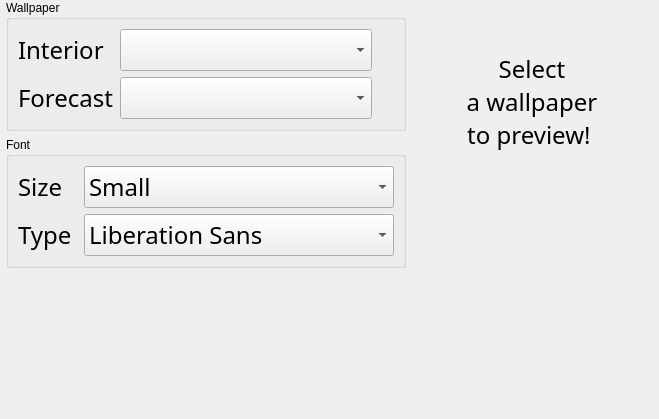
             <widget class="QWidget" name="theme_scroll_widgets">
              <property name="geometry">
               <rect>
                <x>0</x>
                <y>0</y>
                <width>659</width>
                <height>419</height>
               </rect>
              </property>
              <layout class="QVBoxLayout" name="verticalLayout_9">
               <property name="leftMargin">
                <number>0</number>
               </property>
               <property name="topMargin">
                <number>0</number>
               </property>
               <property name="rightMargin">
                <number>0</number>
               </property>
               <property name="bottomMargin">
                <number>0</number>
               </property>
               <item>
                <layout class="QHBoxLayout" name="theme_layout" stretch="0,1">
                 <property name="spacing">
                  <number>0</number>
                 </property>
                 <item>
                  <layout class="QVBoxLayout" name="theme_options_layout">
                   <property name="sizeConstraint">
                    <enum>QLayout::SetMinimumSize</enum>
                   </property>
                   <item>
                    <widget class="QFrame" name="frame">
                     <property name="maximumSize">
                      <size>
                       <width>400</width>
                       <height>16777215</height>
                      </size>
                     </property>
                     <property name="frameShape">
                      <enum>QFrame::NoFrame</enum>
                     </property>
                     <property name="frameShadow">
                      <enum>QFrame::Raised</enum>
                     </property>
                     <layout class="QVBoxLayout" name="verticalLayout">
                      <property name="leftMargin">
                       <number>0</number>
                      </property>
                      <property name="topMargin">
                       <number>0</number>
                      </property>
                      <property name="rightMargin">
                       <number>0</number>
                      </property>
                      <property name="bottomMargin">
                       <number>0</number>
                      </property>
                      <item>
                       <widget class="QGroupBox" name="wallpaper_box">
                        <property name="title">
                         <string>Wallpaper</string>
                        </property>
                        <layout class="QFormLayout" name="formLayout_5">
                         <item row="0" column="0">
                          <widget class="QLabel" name="interior_background_label">
                           <property name="sizePolicy">
                            <sizepolicy hsizetype="Preferred" vsizetype="MinimumExpanding">
                             <horstretch>0</horstretch>
                             <verstretch>0</verstretch>
                            </sizepolicy>
                           </property>
                           <property name="font">
                            <font>
                             <family>Franzo</family>
                             <pointsize>18</pointsize>
                            </font>
                           </property>
                           <property name="text">
                            <string>Interior</string>
                           </property>
                           <property name="wordWrap">
                            <bool>true</bool>
                           </property>
                          </widget>
                         </item>
                         <item row="0" column="1">
                          <widget class="QComboBox" name="interior_background_cbox">
                           <property name="sizePolicy">
                            <sizepolicy hsizetype="MinimumExpanding" vsizetype="Fixed">
                             <horstretch>0</horstretch>
                             <verstretch>0</verstretch>
                            </sizepolicy>
                           </property>
                           <property name="maximumSize">
                            <size>
                             <width>252</width>
                             <height>16777215</height>
                            </size>
                           </property>
                           <property name="font">
                            <font>
                             <family>Franzo</family>
                             <pointsize>18</pointsize>
                            </font>
                           </property>
                           <property name="sizeAdjustPolicy">
                            <enum>QComboBox::AdjustToMinimumContentsLength</enum>
                           </property>
                          </widget>
                         </item>
                         <item row="1" column="0">
                          <widget class="QLabel" name="forecast_background_label">
                           <property name="sizePolicy">
                            <sizepolicy hsizetype="Preferred" vsizetype="MinimumExpanding">
                             <horstretch>0</horstretch>
                             <verstretch>0</verstretch>
                            </sizepolicy>
                           </property>
                           <property name="font">
                            <font>
                             <family>Franzo</family>
                             <pointsize>18</pointsize>
                            </font>
                           </property>
                           <property name="text">
                            <string>Forecast</string>
                           </property>
                           <property name="wordWrap">
                            <bool>true</bool>
                           </property>
                          </widget>
                         </item>
                         <item row="1" column="1">
                          <widget class="QComboBox" name="forecast_background_cbox">
                           <property name="sizePolicy">
                            <sizepolicy hsizetype="MinimumExpanding" vsizetype="Fixed">
                             <horstretch>0</horstretch>
                             <verstretch>0</verstretch>
                            </sizepolicy>
                           </property>
                           <property name="maximumSize">
                            <size>
                             <width>252</width>
                             <height>16777215</height>
                            </size>
                           </property>
                           <property name="font">
                            <font>
                             <family>Franzo</family>
                             <pointsize>18</pointsize>
                            </font>
                           </property>
                          </widget>
                         </item>
                        </layout>
                       </widget>
                      </item>
                      <item>
                       <widget class="QGroupBox" name="font_box">
                        <property name="title">
                         <string>Font</string>
                        </property>
                        <layout class="QFormLayout" name="formLayout_4">
                         <item row="0" column="0">
                          <widget class="QLabel" name="font_scaling_label">
                           <property name="minimumSize">
                            <size>
                             <width>60</width>
                             <height>0</height>
                            </size>
                           </property>
                           <property name="font">
                            <font>
                             <family>Franzo</family>
                             <pointsize>18</pointsize>
                            </font>
                           </property>
                           <property name="text">
                            <string>Size</string>
                           </property>
                          </widget>
                         </item>
                         <item row="0" column="1">
                          <widget class="QComboBox" name="font_scaling_cbox">
                           <property name="sizePolicy">
                            <sizepolicy hsizetype="MinimumExpanding" vsizetype="Fixed">
                             <horstretch>0</horstretch>
                             <verstretch>0</verstretch>
                            </sizepolicy>
                           </property>
                           <property name="font">
                            <font>
                             <family>Franzo</family>
                             <pointsize>18</pointsize>
                            </font>
                           </property>
                           <property name="frame">
                            <bool>true</bool>
                           </property>
                           <item>
                            <property name="text">
                             <string>Small</string>
                            </property>
                           </item>
                           <item>
                            <property name="text">
                             <string>Medium</string>
                            </property>
                           </item>
                           <item>
                            <property name="text">
                             <string>Large</string>
                            </property>
                           </item>
                          </widget>
                         </item>
                         <item row="1" column="0">
                          <widget class="QLabel" name="font_type_label">
                           <property name="font">
                            <font>
                             <family>Franzo</family>
                             <pointsize>18</pointsize>
                            </font>
                           </property>
                           <property name="text">
                            <string>Type</string>
                           </property>
                          </widget>
                         </item>
                         <item row="1" column="1">
                          <widget class="QFontComboBox" name="font_cbox">
                           <property name="sizePolicy">
                            <sizepolicy hsizetype="MinimumExpanding" vsizetype="Fixed">
                             <horstretch>0</horstretch>
                             <verstretch>0</verstretch>
                            </sizepolicy>
                           </property>
                           <property name="font">
                            <font>
                             <family>Franzo</family>
                             <pointsize>18</pointsize>
                            </font>
                           </property>
                           <property name="editable">
                            <bool>false</bool>
                           </property>
                          </widget>
                         </item>
                        </layout>
                       </widget>
                      </item>
                     </layout>
                    </widget>
                   </item>
                   <item>
                    <spacer name="verticalSpacer">
                     <property name="orientation">
                      <enum>Qt::Vertical</enum>
                     </property>
                     <property name="sizeHint" stdset="0">
                      <size>
                       <width>20</width>
                       <height>40</height>
                      </size>
                     </property>
                    </spacer>
                   </item>
                  </layout>
                 </item>
                 <item>
                  <widget class="QLabel" name="preview_label">
                   <property name="sizePolicy">
                    <sizepolicy hsizetype="Fixed" vsizetype="Fixed">
                     <horstretch>0</horstretch>
                     <verstretch>0</verstretch>
                    </sizepolicy>
                   </property>
                   <property name="minimumSize">
                    <size>
                     <width>240</width>
                     <height>380</height>
                    </size>
                   </property>
                   <property name="font">
                    <font>
                     <family>Franzo</family>
                     <pointsize>18</pointsize>
                    </font>
                   </property>
                   <property name="text">
                    <string>
Select 
a wallpaper 
to preview! </string>
                   </property>
                   <property name="scaledContents">
                    <bool>true</bool>
                   </property>
                   <property name="alignment">
                    <set>Qt::AlignHCenter|Qt::AlignTop</set>
                   </property>
                  </widget>
                 </item>
                </layout>
               </item>
              </layout>
             </widget>
